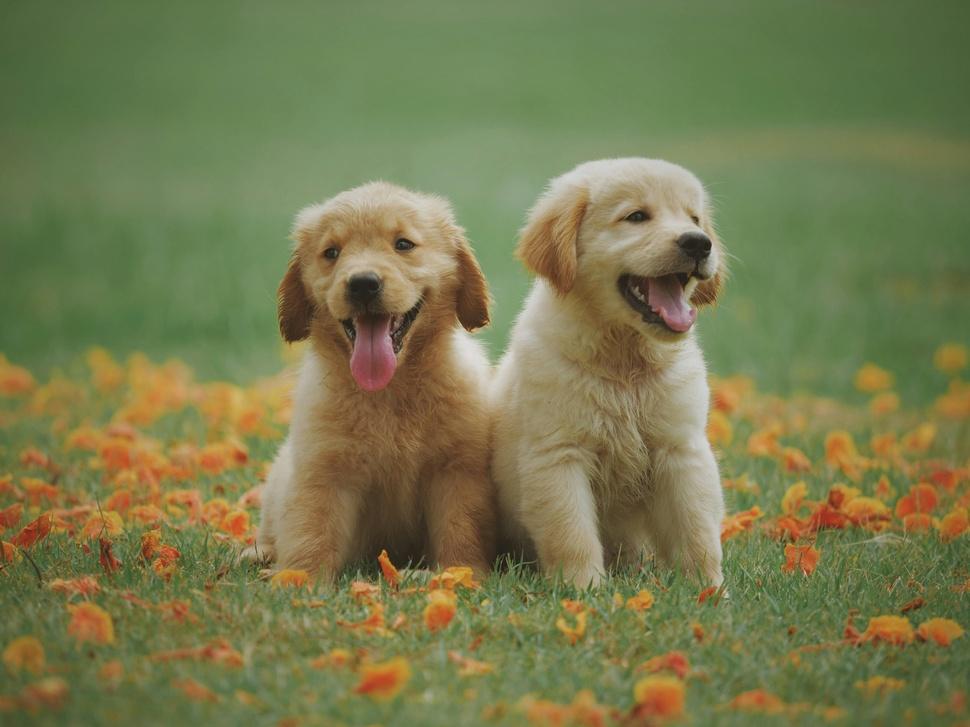
#> input picture pexels-chevanon-1108099.jpg, 970 x 727 px, shrunk from 5184 x 3888 before the run, found by its file name
$ python image.py
#> lines starting #> are read from the running program, lines starting #| are printed output that depends on the picture; after the words box and inside, x2 and y2 are one past the last pixel; in counts of white or black regions, pixels touching at a corner belong together
import cv2
import numpy as np
import matplotlib.pyplot as plt
# Load an cvtColorimage
image = cv2.imread(r"C:\Users\user\OneDrive\Desktop\WORKSHOP\pexels-chevanon-1108099.jpg")
#> image is the input picture: shape (727, 970, 3); mean B, G, R 78.3, 122, 119.2
# Replace with your image path
image = cv2.cvtColor(image, cv2.COLOR_BGR2RGB)

# Display the image
plt.imshow(image)
plt.axis('off')
plt.show()
# Convert image to grayscale
gray = cv2.cvtColor(image, cv2.COLOR_RGB2GRAY)
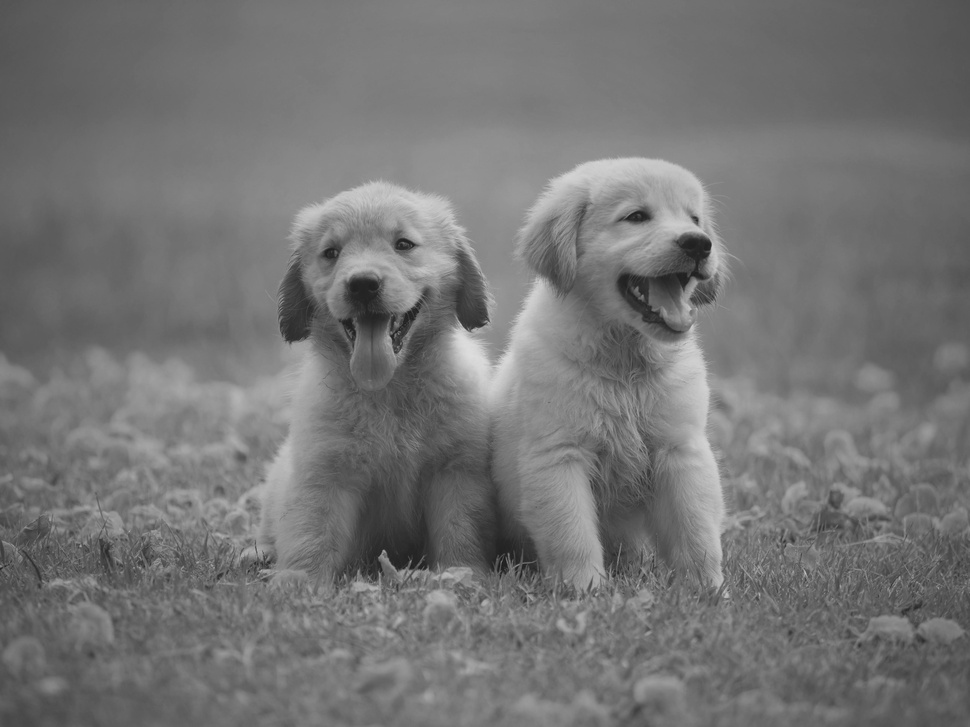
#> gray: shape (727, 970); min 26, max 222, mean 116.1
# Display results
plt.figure(figsize=(10,5))
plt.subplot(1,2,1)
plt.title('Original Image')
plt.imshow(image)
# Apply Canny Edge Detection
edges = cv2.Canny(gray, threshold1=50, threshold2=150)
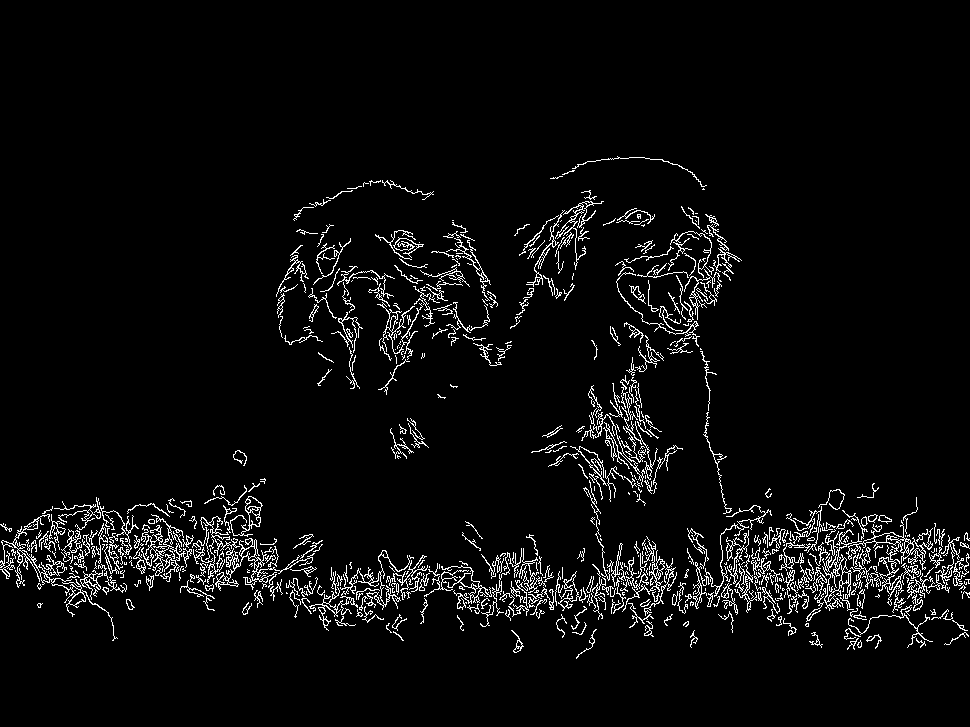
#> edges: shape (727, 970); 4.5% white in thin lines or dots, all inside (x1, y1, x2, y2) = (0, 156, 970, 659)

# Display results
plt.figure(figsize=(10,5))
plt.subplot(1,2,1)
plt.title('gray_scale')
plt.imshow(gray)

plt.subplot(1,2,2)
plt.title('Edge Detection')
plt.imshow(edges, cmap='gray')

plt.show()
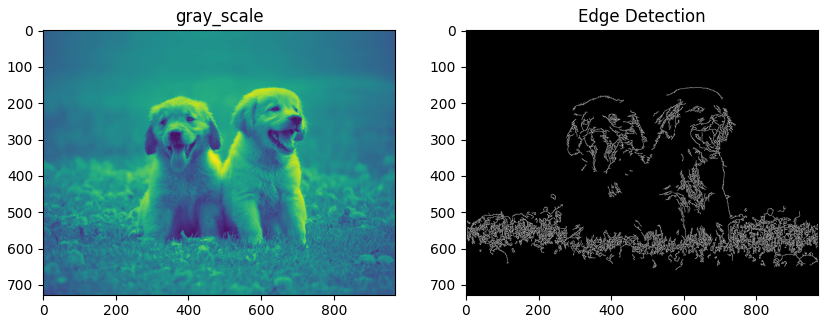
#> figure drawn by matplotlib, 2 panels
